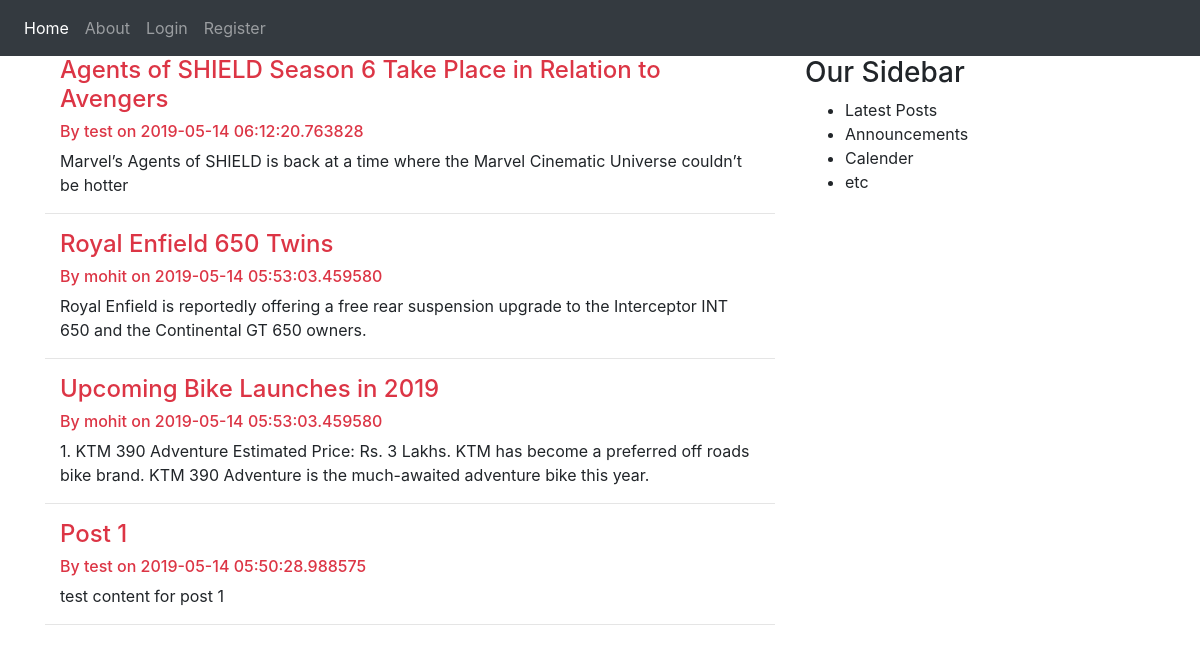
The page /home on the database its author committed.
### flaskblog/models.py (models this page shows, shortened)
class Post(db.Model):
    id = db.Column(db.Integer, primary_key=True)
    title = db.Column(db.String(20), unique=True, nullable=False)
    date_posted = db.Column(db.DateTime(), nullable=False, default=datetime.utcnow())
    content = db.Column(db.Text, nullable=False)
    user_id = db.Column(db.Integer, db.ForeignKey('user.id'), nullable=False)

class User(db.Model, UserMixin):
    id=db.Column(db.Integer, primary_key=True)
    username = db.Column(db.String(20), unique=True, nullable=False)
    email = db.Column(db.String(120), unique=True, nullable=False)
    image_file = db.Column(db.String(20), nullable=False, default='default.jpg')
    password = db.Column(db.String(60), nullable=False)
    posts = db.relationship('Post', backref='author', lazy=True)

### flaskblog/routes.py (the view)
@app.route("/")
@app.route("/home")
def home():
    return render_template('home.html', posts=Post.query.order_by(Post.id.desc()).all())

### flaskblog/templates/home.html (shortened to what this page needs)
{% extends "layout.html" %}
        {% block content %}
            {% for post in posts %}
              <div class="col-md-12">
                <div class="well">
                  <h4 class="text-danger"> {{ post.title }} </h4>
                    <h6 class="text-danger"> By {{ post.author.username}} on {{ post.date_posted }} </h6>
                    <p>{{ post.content }}</p>
                </div>
              </div>
        <hr>
            {% endfor %}
        {% endblock content %}

### flaskblog/templates/layout.html (shortened to what this page needs)
<!doctype html>
<html lang="en">
  <head>
    <link rel="stylesheet" href="https://stackpath.bootstrapcdn.com/bootstrap/4.3.1/css/bootstrap.min.css" >
  </head>
  <body>
  <nav class="navbar navbar-expand-sm navbar-dark bg-dark">
  <div class="collapse navbar-collapse" id="navbarsExample03">
    <ul class="navbar-nav mr-auto">
      <li class="nav-item active">
        <a class="nav-link" href="{{ url_for('home') }}">Home <span class="sr-only">(current)</span></a>
      </li>
      <li class="nav-item">
        <a class="nav-link" href="{{ url_for('about') }}">About</a>
      </li>
       {% if current_user.is_authenticated %}
          <li class="nav-item">
            <a class="nav-link" href="#">Welcome {{ current_user.username }}!  </a>
          </li>
          <li class="nav-item">
            <a class="nav-link" href="{{ url_for('new_post') }}">Create Post </a>
          </li>
          <li class="nav-item">
            <a class="nav-link" href="{{ url_for('logout') }}">Logout</a>
          </li>
            {% else %}
            <li class="nav-item">
            <a class="nav-link" href="{{ url_for('login') }}">Login</a>
          </li>
          <li class="nav-item">
            <a class="nav-link" href="{{ url_for('register') }}">Register</a>
          </li>
       {% endif %}
    </ul>
  </div>
</nav>
  <main role="main"  class="container">
      <div class="row">
          <div class="col-md-8">
            {% block content %} {% endblock content %}
          </div>
          <div class="col-md-4">
            <div class="content-section">
                <h3>
                    Our Sidebar
                </h3>
                <ul>
                    <li>Latest Posts</li>
                    <li>Announcements</li>
                    <li>Calender</li>
                    <li>etc</li>
                </ul>
            </div>
          </div>
      </div>
  </main>
  </body>
</html>

### rows shown on the page
Post: title "Agents of SHIELD Season 6 Take Place in Relation to Avengers", author.username "test", date_posted "2019-05-14 06:12:20.763828", content "Marvel’s Agents of SHIELD is back at a time where the Marvel Cinematic Universe couldn’t be hotter"
Post: title "Royal Enfield 650 Twins", author.username "mohit", date_posted "2019-05-14 05:53:03.459580", content "Royal Enfield is reportedly offering a free rear suspension upgrade to the Interceptor INT 650 and the Continental GT 650 owners."
Post: title "Upcoming Bike Launches in 2019", author.username "mohit", date_posted "2019-05-14 05:53:03.459580", content "1. KTM 390 Adventure Estimated Price: Rs. 3 Lakhs. KTM has become a preferred off roads bike brand. KTM 390 Adventure is the much-awaited adventure bike this year."
Post: title "Post 1", author.username "test", date_posted "2019-05-14 05:50:28.988575", content "test content for post 1"
